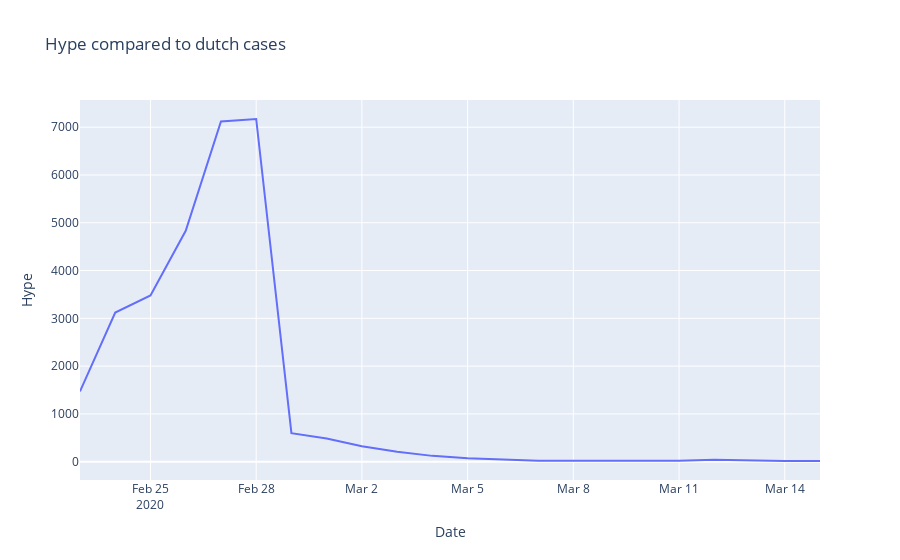

Notebook code cell kept with this figure:
### Markdown cell above
# Visualizing hype

### Code cell
# Hype tweets compared to the cases in nl
Time = CasesCTF["date"].to_list()
fig = go.Figure()
fig.add_trace(go.Line(x=Time, y=HypeNetherlands, name="Hype Netherlands"))
fig.update_layout(
    title="Hype compared to dutch cases",
    xaxis_title="Date",
    yaxis_title="Hype"
    )
fig.show()

### Figure 1 — Plotly figure (JSON) as saved in the notebook; plotly's stock layout.template omitted (floating-point values rounded to 4 significant figures)
{"data": [{"name": "Hype Netherlands", "type": "scatter", "x": ["2020-02-23T00:00:00", "2020-02-24T00:00:00", "2020-02-25T00:00:00", "2020-02-26T00:00:00", "2020-02-27T00:00:00", "2020-02-28T00:00:00", "2020-02-29T00:00:00", "2020-03-01T00:00:00", "2020-03-02T00:00:00", "2020-03-03T00:00:00", "2020-03-04T00:00:00", "2020-03-05T00:00:00", "2020-03-06T00:00:00", "2020-03-07T00:00:00", "2020-03-08T00:00:00", "2020-03-09T00:00:00", "2020-03-10T00:00:00", "2020-03-11T00:00:00", "2020-03-12T00:00:00", "2020-03-13T00:00:00", "2020-03-14T00:00:00", "2020-03-15T00:00:00"], "y": [1471, 3121, 3479, 4831, 7122, 7172, 595.5, 487.1, 323.2, 206.8, 121.5, 73.73, 43.02, 20.51, 19.02, 22.82, 22.24, 20.32, 39.94, 22.34, 14.08, 14.27]}], "layout": {"title": {"text": "Hype compared to dutch cases"}, "xaxis": {"title": {"text": "Date"}}, "yaxis": {"title": {"text": "Hype"}}}}
